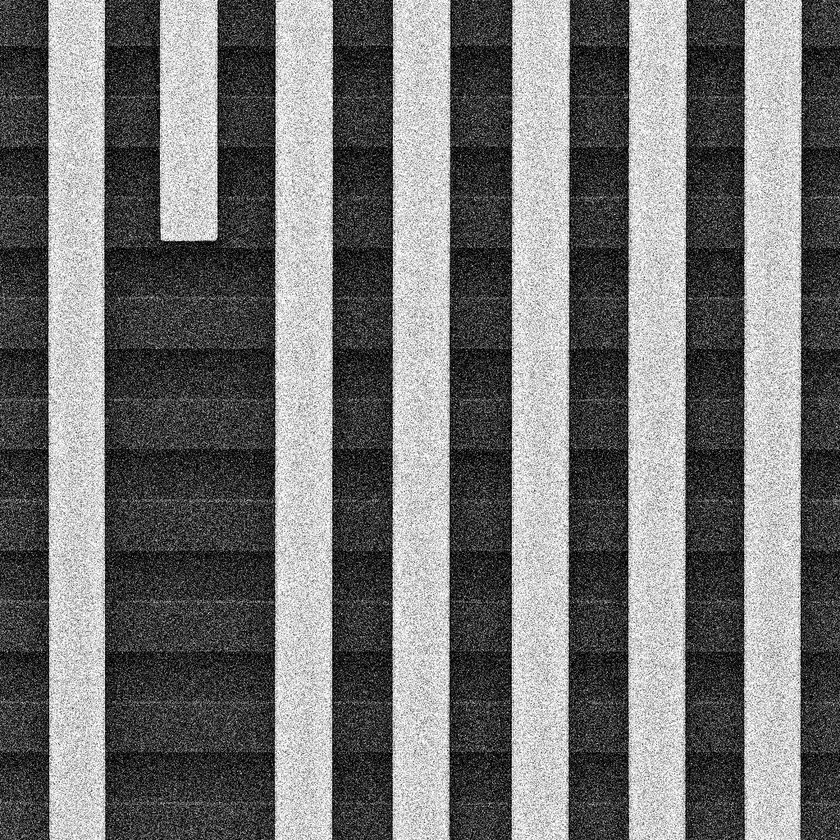
#> input picture old_versions/24_img_preprocess/sem_noisy_output_raw.jpg, 840 x 840 px, shrunk from 1024 x 1024 before the run, found by its file name
$ python 12_analyze_vertical_structure.py
#> lines starting #> are read from the running program, lines starting #| are printed output that depends on the picture
#!/usr/bin/env python3
"""
詳細分析垂直結構，找出正確的垂直邊緣位置
"""

import numpy as np
from PIL import Image
import matplotlib.pyplot as plt
from scipy.signal import find_peaks
import cv2

# 讀取圖片
img = Image.open('Img_preprocess/sem_noisy_output_raw.jpg').convert('L')
#> img is the input picture: PIL image 840x840 L; min 0, max 255, mean 115.3
img_np = np.array(img)

# 計算列平均亮度
column_means = np.mean(img_np, axis=0)
#> column_means = 840 values, max 215.3 at index 283, min 26.07 at index 627, mean 115.3

# 計算梯度（一階導數）
gradient = np.gradient(column_means)
#> gradient = 840 values, max 85.18 at index 392, min -88.44 at index 332, mean -0.00117

# 計算絕對梯度
abs_gradient = np.abs(gradient)
#> abs_gradient = 840 values, max 88.44 at index 332, min 0.000595 at index 468, mean 3.32

# 創建視覺化
fig, axes = plt.subplots(4, 1, figsize=(16, 12))

# 1. 原始圖片的一部分
ax1 = axes[0]
ax1.imshow(img_np[:200, :], cmap='gray', aspect='auto')
ax1.set_title('Original Image (top 200 rows)', fontsize=14)
ax1.set_xlabel('X (pixels)')

# 2. 列平均亮度
ax2 = axes[1]
ax2.plot(column_means, 'b-', linewidth=1)
ax2.set_title('Column Mean Brightness', fontsize=14)
ax2.set_xlabel('X (pixels)')
ax2.set_ylabel('Brightness')
ax2.grid(True, alpha=0.3)

# 標記亮區和暗區
bright_threshold = np.percentile(column_means, 70)
#> bright_threshold = 204.2
dark_threshold = np.percentile(column_means, 30)
#> dark_threshold = 48.52
ax2.axhline(y=bright_threshold, color='r', linestyle='--', alpha=0.5, label=f'Bright threshold ({bright_threshold:.1f})')
ax2.axhline(y=dark_threshold, color='g', linestyle='--', alpha=0.5, label=f'Dark threshold ({dark_threshold:.1f})')
ax2.legend()

# 3. 梯度（邊緣強度）
ax3 = axes[2]
ax3.plot(gradient, 'r-', linewidth=1, label='Gradient')
ax3.set_title('Brightness Gradient (First Derivative)', fontsize=14)
ax3.set_xlabel('X (pixels)')
ax3.set_ylabel('Gradient')
ax3.grid(True, alpha=0.3)
ax3.axhline(y=0, color='k', linestyle='-', alpha=0.3)

# 4. 絕對梯度與邊緣檢測
ax4 = axes[3]
ax4.plot(abs_gradient, 'g-', linewidth=1)
ax4.set_title('Absolute Gradient with Edge Detection', fontsize=14)
ax4.set_xlabel('X (pixels)')
ax4.set_ylabel('|Gradient|')
ax4.grid(True, alpha=0.3)

# 找出梯度峰值（邊緣）
# 方法1：找正梯度峰值（從暗到亮）
pos_peaks, _ = find_peaks(gradient, height=np.std(gradient)*1.5, distance=30)
#> pos_peaks = [48, 160, 275, 392, 511, 628, 744]
# 方法2：找負梯度峰值（從亮到暗）
neg_peaks, _ = find_peaks(-gradient, height=np.std(gradient)*1.5, distance=30)
#> neg_peaks = [104, 217, 332, 449, 569, 685, 800]

print(f"Found {len(pos_peaks)} positive edges (dark to bright)")
#| Found 7 positive edges (dark to bright)
print(f"Found {len(neg_peaks)} negative edges (bright to dark)")
#| Found 7 negative edges (bright to dark)

# 在圖上標記邊緣
for peak in pos_peaks:
    ax4.axvline(x=peak, color='b', alpha=0.5, linewidth=2, label='Dark→Bright' if peak == pos_peaks[0] else '')
#> this loop made 7 passes
#> peak on passes 1 to 7: 48, 160, 275, 392, 511, 628, 744
for peak in neg_peaks:
    ax4.axvline(x=peak, color='r', alpha=0.5, linewidth=2, label='Bright→Dark' if peak == neg_peaks[0] else '')
#> this loop made 7 passes
#> peak on passes 1 to 7: 104, 217, 332, 449, 569, 685, 800

# 在原圖上標記
for peak in pos_peaks:
    ax1.axvline(x=peak, color='b', alpha=0.7, linewidth=1.5)
for peak in neg_peaks:
    ax1.axvline(x=peak, color='r', alpha=0.7, linewidth=1.5)

ax4.legend()

plt.tight_layout()
plt.savefig('vertical_structure_analysis.png', dpi=150)
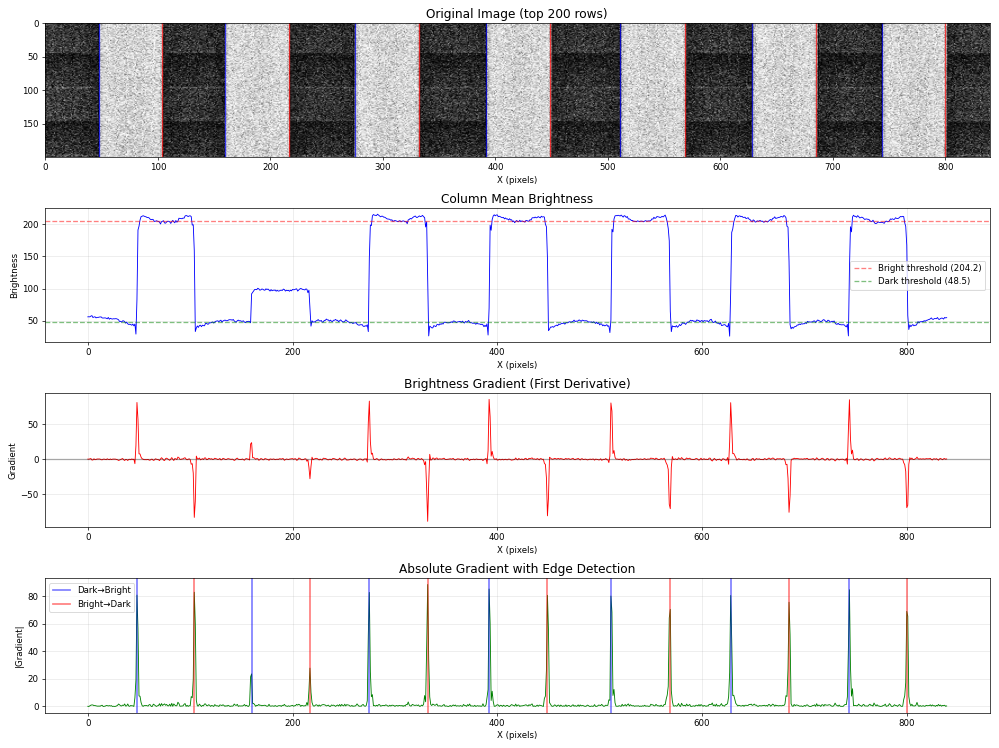
#> figure drawn by matplotlib, 4 panels; panel 2: curve peaks at x = 283, y = 215.3; panel 3: curve peaks at x = 392, y = 85.18; panel 4: curve peaks at x = 332, y = 88.44
plt.close()

# 分析週期性
all_edges = sorted(list(pos_peaks) + list(neg_peaks))
#> all_edges = [48, 104, 160, 217, 275, 332, 392, 449, 511, 569, 628, 685, 744, 800]
if len(all_edges) > 1:
    distances = np.diff(all_edges)
#> distances = [56, 56, 57, 58, 57, 60, 57, 62, 58, 59, 57, 59, 56]
    print(f"\nEdge spacings: {distances}")
#| Edge spacings: [56 56 57 58 57 60 57 62 58 59 57 59 56]
    print(f"Mean spacing: {np.mean(distances):.1f} pixels")
#| Mean spacing: 57.8 pixels
    print(f"Std spacing: {np.std(distances):.1f} pixels")
#| Std spacing: 1.7 pixels

# 找出白條的位置
print("\n分析白條位置：")
in_bright = False
bright_regions = []
start = 0

for i, brightness in enumerate(column_means):
    if brightness > bright_threshold and not in_bright:
        in_bright = True
        start = i
    elif brightness < bright_threshold and in_bright:
        in_bright = False
        if i - start > 20:  # 至少20像素寬
            bright_regions.append((start, i))
            print(f"White strip: x={start}-{i}, width={i-start}")
#> this loop made 840 passes
#> (brightness, in_bright) on pass 52: (206.2, True)
#> in_bright on passes 66, 67, 70, 74, 76, 79: False, True, False, True, False, True
#| White strip: x=514-535, width=21
#> (further printed lines are left out)
#> after the loop, bright_regions = [(514, 535), (544, 566)]; in_bright = False; start = 783

# 使用 Canny 邊緣檢測作為對比
edges_canny = cv2.Canny(img_np, 50, 150)
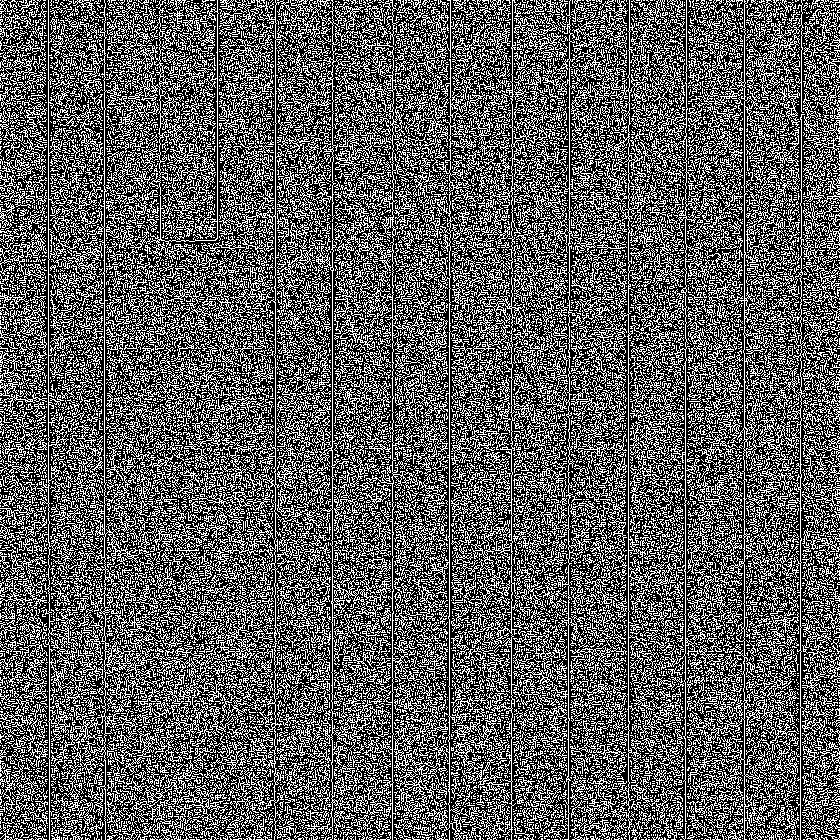
#> edges_canny: shape (840, 840); 36.4% white in thin lines or dots
vertical_projection = np.sum(edges_canny, axis=0)
#> vertical_projection = 840 values, max 198390 at index 744, min 7140 at index 627, mean 78029.1

# 創建第二個圖：比較不同方法
fig2, axes2 = plt.subplots(3, 1, figsize=(16, 10))

# 原圖
ax1 = axes2[0]
ax1.imshow(img_np[:200, :], cmap='gray', aspect='auto')
ax1.set_title('Comparison of Edge Detection Methods', fontsize=14)

# 我們的方法
for peak in pos_peaks:
    ax1.axvline(x=peak, color='b', alpha=0.7, linewidth=2, linestyle='-')
for peak in neg_peaks:
    ax1.axvline(x=peak, color='r', alpha=0.7, linewidth=2, linestyle='-')
ax1.text(10, 180, 'Blue: Dark→Bright edges, Red: Bright→Dark edges',
         bbox=dict(boxstyle="round,pad=0.3", facecolor="white", alpha=0.8))

# Canny 邊緣
ax2 = axes2[1]
ax2.imshow(edges_canny[:200, :], cmap='gray', aspect='auto')
ax2.set_title('Canny Edge Detection', fontsize=14)

# Canny 垂直投影
ax3 = axes2[2]
ax3.plot(vertical_projection)
ax3.set_title('Vertical Projection of Canny Edges', fontsize=14)
ax3.set_xlabel('X (pixels)')
ax3.grid(True, alpha=0.3)

# 找 Canny 的峰值
canny_peaks, _ = find_peaks(vertical_projection, height=np.max(vertical_projection)*0.3, distance=30)
#> canny_peaks = 17 values from 17 to 831
for peak in canny_peaks:
    ax3.axvline(x=peak, color='g', alpha=0.5, linewidth=2)
#> this loop made 17 passes

plt.tight_layout()
plt.savefig('edge_detection_comparison.png', dpi=150)
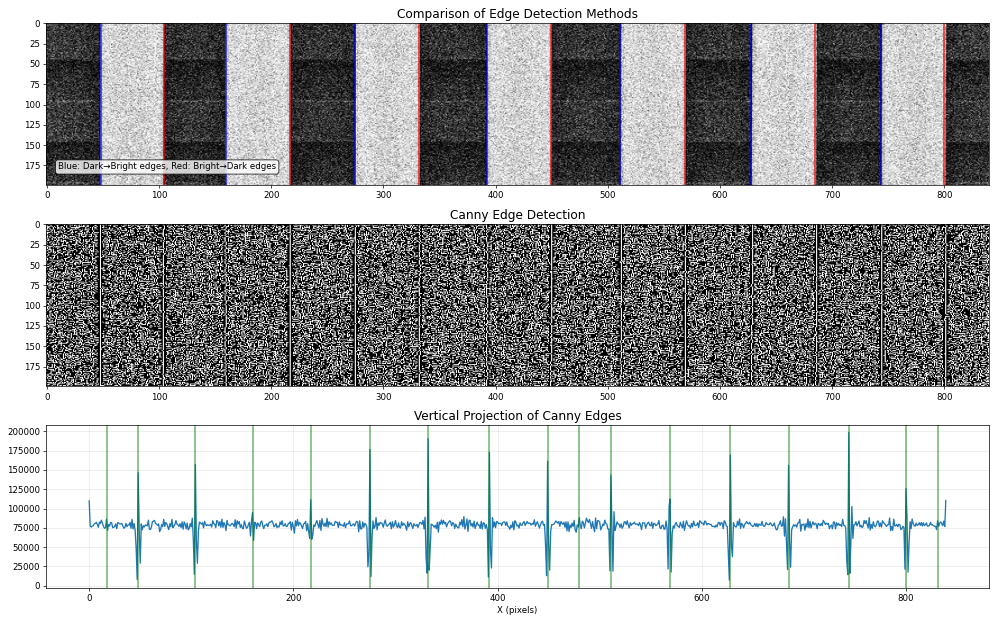
#> figure drawn by matplotlib, 3 panels; panel 3: curve peaks at x = 744, y = 198390
plt.close()

# 輸出正確的垂直邊緣位置
print("\n建議的垂直邊緣位置（從暗到亮）：")
for i, edge in enumerate(pos_peaks):
    print(f"Edge {i+1}: x={edge}")
#> this loop made 7 passes
#| Edge 1: x=48
#| Edge 2: x=160
#| Edge 3: x=275
#| Edge 4: x=392
#| Edge 5: x=511
#| Edge 6: x=628
#| Edge 7: x=744

print("\n建議的垂直邊緣位置（從亮到暗）：")
for i, edge in enumerate(neg_peaks):
    print(f"Edge {i+1}: x={edge}")
#> this loop made 7 passes
#| Edge 1: x=104
#| Edge 2: x=217
#| Edge 3: x=332
#| Edge 4: x=449
#| Edge 5: x=569
#| Edge 6: x=685
#| Edge 7: x=800

# 創建一個更準確的邊緣列表
accurate_edges = []
# 對每個白條，取其左右邊緣
for start, end in bright_regions:
    # 左邊緣（暗到亮）
    left_edge = None
    for edge in pos_peaks:
        if abs(edge - start) < 10:
            left_edge = edge
            break
    if left_edge:
        accurate_edges.append(('left', left_edge))

    # 右邊緣（亮到暗）
    right_edge = None
    for edge in neg_peaks:
        if abs(edge - end) < 10:
            right_edge = edge
            break
    if right_edge:
        accurate_edges.append(('right', right_edge))
#> this loop made 2 passes
#> after the loop, accurate_edges = [('left', 511), ('right', 569)]

print("\n最終推薦的邊緣位置（用於放置缺陷）：")
for edge_type, pos in accurate_edges:
    print(f"{edge_type} edge at x={pos}")
#> this loop made 2 passes
#| left edge at x=511
#| right edge at x=569
